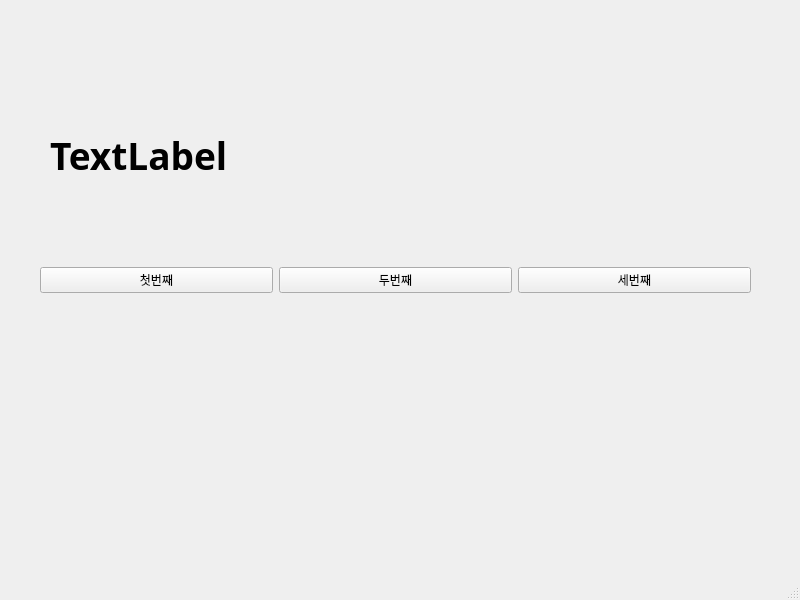
<?xml version="1.0" encoding="UTF-8"?>
<ui version="4.0">
 <class>MainWindow</class>
 <widget class="QMainWindow" name="MainWindow">
  <property name="geometry">
   <rect>
    <x>0</x>
    <y>0</y>
    <width>800</width>
    <height>600</height>
   </rect>
  </property>
  <property name="windowTitle">
   <string>MainWindow</string>
  </property>
  <widget class="QWidget" name="centralwidget">
   <widget class="QWidget" name="horizontalLayoutWidget">
    <property name="geometry">
     <rect>
      <x>40</x>
      <y>220</y>
      <width>711</width>
      <height>121</height>
     </rect>
    </property>
    <layout class="QHBoxLayout" name="horizontalLayout">
     <item>
      <widget class="QPushButton" name="pushButton_3">
       <property name="text">
        <string>첫번째</string>
       </property>
      </widget>
     </item>
     <item>
      <widget class="QPushButton" name="pushButton_2">
       <property name="text">
        <string>두번째</string>
       </property>
      </widget>
     </item>
     <item>
      <widget class="QPushButton" name="pushButton">
       <property name="text">
        <string>세번째</string>
       </property>
      </widget>
     </item>
    </layout>
   </widget>
   <widget class="QLabel" name="label">
    <property name="geometry">
     <rect>
      <x>50</x>
      <y>130</y>
      <width>701</width>
      <height>51</height>
     </rect>
    </property>
    <property name="font">
     <font>
      <family>맑은 고딕</family>
      <pointsize>28</pointsize>
      <weight>75</weight>
      <bold>true</bold>
     </font>
    </property>
    <property name="text">
     <string>TextLabel</string>
    </property>
   </widget>
  </widget>
  <widget class="QMenuBar" name="menubar">
   <property name="geometry">
    <rect>
     <x>0</x>
     <y>0</y>
     <width>800</width>
     <height>26</height>
    </rect>
   </property>
  </widget>
  <widget class="QStatusBar" name="statusbar"/>
 </widget>
 <resources/>
 <connections>
  <connection>
   <sender>pushButton_3</sender>
   <signal>clicked()</signal>
   <receiver>MainWindow</receiver>
   <slot>firstClick()</slot>
   <hints>
    <hint type="sourcelabel">
     <x>113</x>
     <y>306</y>
    </hint>
    <hint type="destinationlabel">
     <x>172</x>
     <y>360</y>
    </hint>
   </hints>
  </connection>
  <connection>
   <sender>pushButton_2</sender>
   <signal>clicked()</signal>
   <receiver>MainWindow</receiver>
   <slot>secondClick()</slot>
   <hints>
    <hint type="sourcelabel">
     <x>360</x>
     <y>303</y>
    </hint>
    <hint type="destinationlabel">
     <x>434</x>
     <y>359</y>
    </hint>
   </hints>
  </connection>
  <connection>
   <sender>pushButton</sender>
   <signal>clicked()</signal>
   <receiver>MainWindow</receiver>
   <slot>thirdClick()</slot>
   <hints>
    <hint type="sourcelabel">
     <x>585</x>
     <y>307</y>
    </hint>
    <hint type="destinationlabel">
     <x>668</x>
     <y>359</y>
    </hint>
   </hints>
  </connection>
 </connections>
 <slots>
  <slot>firstClick()</slot>
  <slot>secondClick()</slot>
  <slot>thirdClick()</slot>
 </slots>
</ui>
